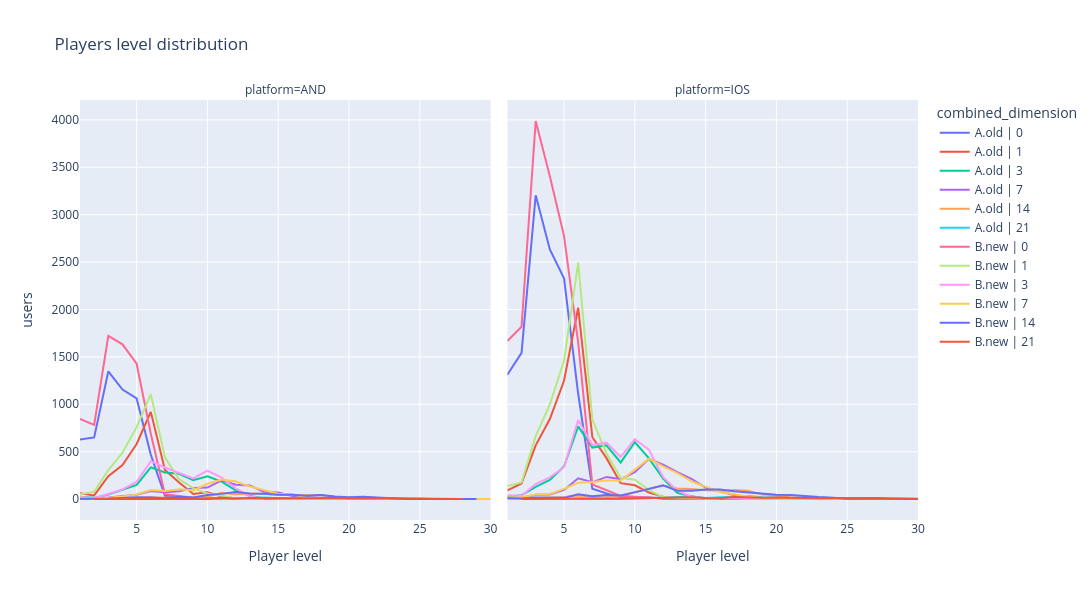
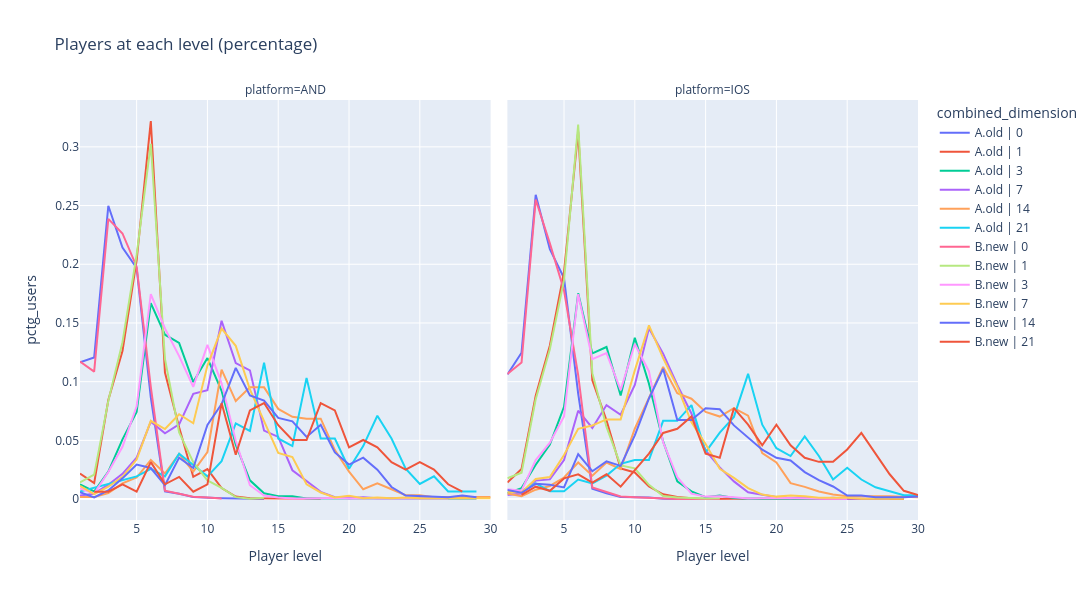
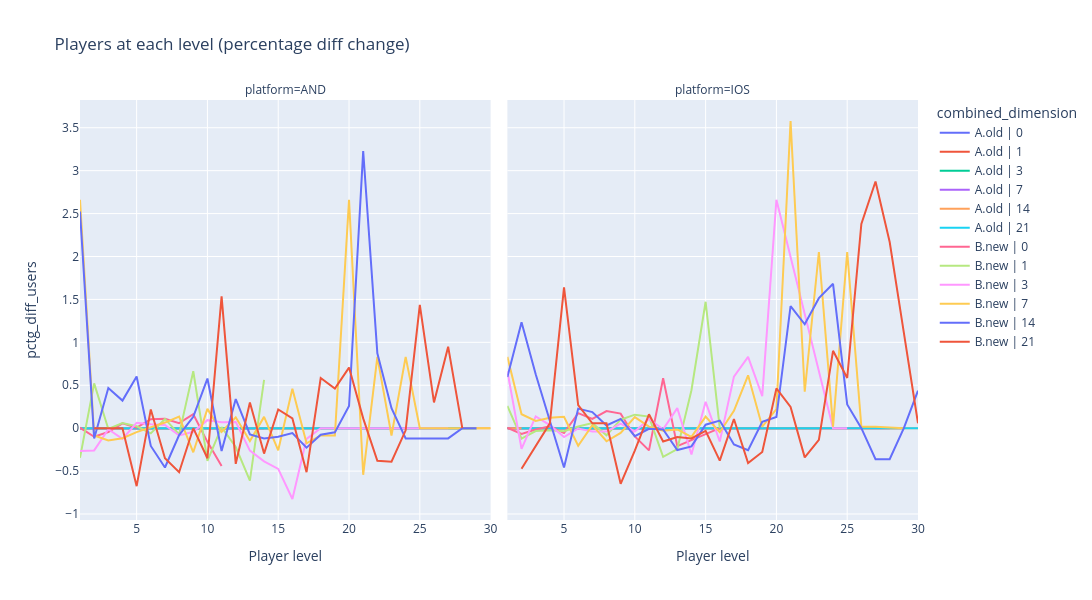

Here is the notebook cell these charts were saved with, in order:
### Code cell
# Level distribution charts: user counts, percentage share, and day-over-day diff (up to level 30)
fig = px.line(pl_ftue_funnel_agg[pl_ftue_funnel_agg['max_level'] <= 30], 
              x='max_level', 
              labels={'max_level': 'Player level'},
              y='users',
              color='combined_dimension',
              title='Players level distribution',
              facet_col='platform',
              width=1500,
              height=600,
              hover_data={'max_level': True, 'users': True},)

fig = add_event_annotations(fig, events_config, x_col='max_level', ftue_col='FTUE_flag', data=pl_ftue_funnel_agg, show_annotations=False)
#fig = add_median_lines(fig, pl_ftue_funnel_agg, x_col='p50_max_level', ftue_col='FTUE_flag', platform_col='platform')

fig.show()

# hide-output
fig = px.line(pl_ftue_funnel_agg[pl_ftue_funnel_agg['max_level'] <= 30], 
              x='max_level', 
              labels={'max_level': 'Player level'},
              y='pctg_users',
              color='combined_dimension',
              title='Players at each level (percentage)',
              facet_col='platform',
              width=1500,
              height=600,
              hover_data={'max_level': True, 'users': True},)

fig = add_event_annotations(fig, events_config, x_col='max_level', ftue_col='FTUE_flag', data=pl_ftue_funnel_agg, show_annotations=False)

fig.show()

# hide-output
fig = px.line(pl_ftue_funnel_agg[pl_ftue_funnel_agg['max_level'] <= 30], 
              x='max_level', 
              labels={'max_level': 'Player level'},
              y='pctg_diff_users',
              color='combined_dimension',
              title='Players at each level (percentage diff change)',
              facet_col='platform',
              width=1500,
              height=600,
              hover_data={'max_level': True, 'users': True},)

fig = add_event_annotations(fig, events_config, x_col='max_level', ftue_col='FTUE_flag', data=pl_ftue_funnel_agg, show_annotations=False)

fig.show()
